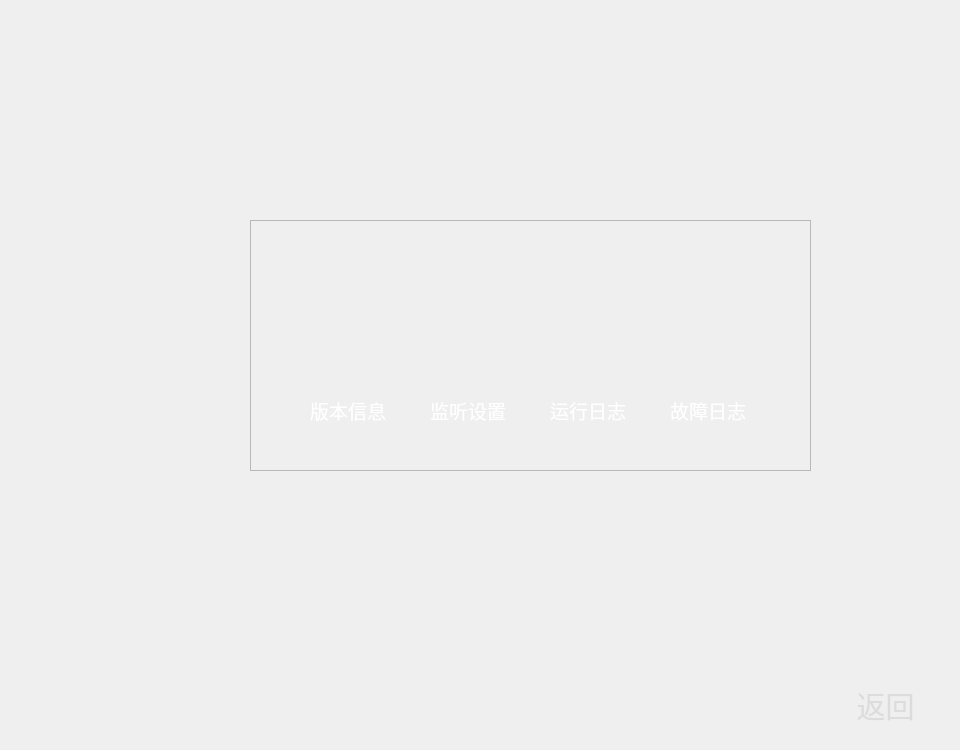
   <widget class="QWidget" name="tab_set">
    <property name="cursor">
     <cursorShape>BlankCursor</cursorShape>
    </property>
    <property name="styleSheet">
     <string notr="true">QWidget#tab_set{
	background-image: url(:/修改/纯色背景图.png);
}
</string>
    </property>
    <attribute name="title">
     <string>页</string>
    </attribute>
    <widget class="QPushButton" name="pushButton_systemset_back">
     <property name="geometry">
      <rect>
       <x>820</x>
       <y>670</y>
       <width>131</width>
       <height>71</height>
      </rect>
     </property>
     <property name="font">
      <font>
       <family>黑体</family>
       <pointsize>22</pointsize>
       <weight>50</weight>
       <bold>false</bold>
      </font>
     </property>
     <property name="styleSheet">
      <string notr="true">QPushButton
{

	background-image: url(:/修改/按钮纯色.png);
	color: rgb(220, 220, 220);
}

QPushButton::pressed
{
	color: rgb(220, 220, 220);
	border-image: url(:/yellow_square.png);
}</string>
     </property>
     <property name="text">
      <string>返回</string>
     </property>
     <property name="flat">
      <bool>true</bool>
     </property>
    </widget>
    <widget class="QFrame" name="frame_30">
     <property name="geometry">
      <rect>
       <x>250</x>
       <y>220</y>
       <width>561</width>
       <height>251</height>
      </rect>
     </property>
     <property name="styleSheet">
      <string notr="true"/>
     </property>
     <property name="frameShape">
      <enum>QFrame::StyledPanel</enum>
     </property>
     <property name="frameShadow">
      <enum>QFrame::Raised</enum>
     </property>
     <widget class="QPushButton" name="pushButton_mute_or_monitor">
      <property name="geometry">
       <rect>
        <x>170</x>
        <y>60</y>
        <width>101</width>
        <height>111</height>
       </rect>
      </property>
      <property name="font">
       <font>
        <pointsize>22</pointsize>
       </font>
      </property>
      <property name="styleSheet">
       <string notr="true">QPushButton
{
	
	background-image: url(:/修改/监听按钮.png);
}

QPushButton::pressed
{
	color: rgb(220, 220, 220);
	border-image: url(:/yellow_square.png);
}
</string>
      </property>
      <property name="text">
       <string/>
      </property>
      <property name="flat">
       <bool>true</bool>
      </property>
     </widget>
     <widget class="QPushButton" name="pushButton_log">
      <property name="geometry">
       <rect>
        <x>290</x>
        <y>60</y>
        <width>101</width>
        <height>111</height>
       </rect>
      </property>
      <property name="font">
       <font>
        <pointsize>22</pointsize>
       </font>
      </property>
      <property name="styleSheet">
       <string notr="true">QPushButton
{
	background-image: url(:/设置界面_0001_行程日志.png);
	color: rgb(220, 220, 220);
}

QPushButton::pressed
{
	color: rgb(220, 220, 220);
	border-image: url(:/yellow_square.png);
}
</string>
      </property>
      <property name="text">
       <string/>
      </property>
      <property name="flat">
       <bool>true</bool>
      </property>
     </widget>
     <widget class="QPushButton" name="pushButton_error_message">
      <property name="geometry">
       <rect>
        <x>410</x>
        <y>60</y>
        <width>101</width>
        <height>111</height>
       </rect>
      </property>
      <property name="font">
       <font>
        <pointsize>22</pointsize>
       </font>
      </property>
      <property name="styleSheet">
       <string notr="true">QPushButton
{
	background-image: url(:/设置界面_0002_错误日志.png);
}

QPushButton::pressed
{
	color: rgb(220, 220, 220);
	border-image: url(:/yellow_square.png);
}
</string>
      </property>
      <property name="text">
       <string/>
      </property>
      <property name="flat">
       <bool>true</bool>
      </property>
     </widget>
     <widget class="QLabel" name="label_set_2">
      <property name="geometry">
       <rect>
        <x>420</x>
        <y>180</y>
        <width>81</width>
        <height>21</height>
       </rect>
      </property>
      <property name="font">
       <font>
        <family>黑体</family>
        <pointsize>14</pointsize>
        <weight>50</weight>
        <bold>false</bold>
       </font>
      </property>
      <property name="styleSheet">
       <string notr="true">color: rgb(255, 255, 255);</string>
      </property>
      <property name="text">
       <string>故障日志</string>
      </property>
     </widget>
     <widget class="QLabel" name="label_set_3">
      <property name="geometry">
       <rect>
        <x>300</x>
        <y>180</y>
        <width>81</width>
        <height>21</height>
       </rect>
      </property>
      <property name="font">
       <font>
        <family>黑体</family>
        <pointsize>14</pointsize>
        <weight>50</weight>
        <bold>false</bold>
       </font>
      </property>
      <property name="styleSheet">
       <string notr="true">color: rgb(255, 255, 255);</string>
      </property>
      <property name="text">
       <string>运行日志</string>
      </property>
     </widget>
     <widget class="QLabel" name="label_set_mute">
      <property name="geometry">
       <rect>
        <x>180</x>
        <y>180</y>
        <width>91</width>
        <height>21</height>
       </rect>
      </property>
      <property name="font">
       <font>
        <family>黑体</family>
        <pointsize>14</pointsize>
        <weight>50</weight>
        <bold>false</bold>
       </font>
      </property>
      <property name="styleSheet">
       <string notr="true">color: rgb(255, 255, 255);</string>
      </property>
      <property name="text">
       <string>监听设置</string>
      </property>
     </widget>
     <widget class="QPushButton" name="pushButton_system_message">
      <property name="geometry">
       <rect>
        <x>50</x>
        <y>60</y>
        <width>101</width>
        <height>111</height>
       </rect>
      </property>
      <property name="font">
       <font>
        <pointsize>22</pointsize>
       </font>
      </property>
      <property name="styleSheet">
       <string notr="true">QPushButton
{	
	background-image: url(:/设置界面_0003_返回.png);
}

QPushButton::pressed
{
	color: rgb(220, 220, 220);
	border-image: url(:/yellow_square.png);
}
</string>
      </property>
      <property name="text">
       <string/>
      </property>
      <property name="flat">
       <bool>true</bool>
      </property>
     </widget>
     <widget class="QLabel" name="label_set_mute_2">
      <property name="geometry">
       <rect>
        <x>60</x>
        <y>180</y>
        <width>91</width>
        <height>21</height>
       </rect>
      </property>
      <property name="font">
       <font>
        <family>黑体</family>
        <pointsize>14</pointsize>
        <weight>50</weight>
        <bold>false</bold>
       </font>
      </property>
      <property name="styleSheet">
       <string notr="true">color: rgb(255, 255, 255);</string>
      </property>
      <property name="text">
       <string>版本信息</string>
      </property>
     </widget>
    </widget>
   </widget>
